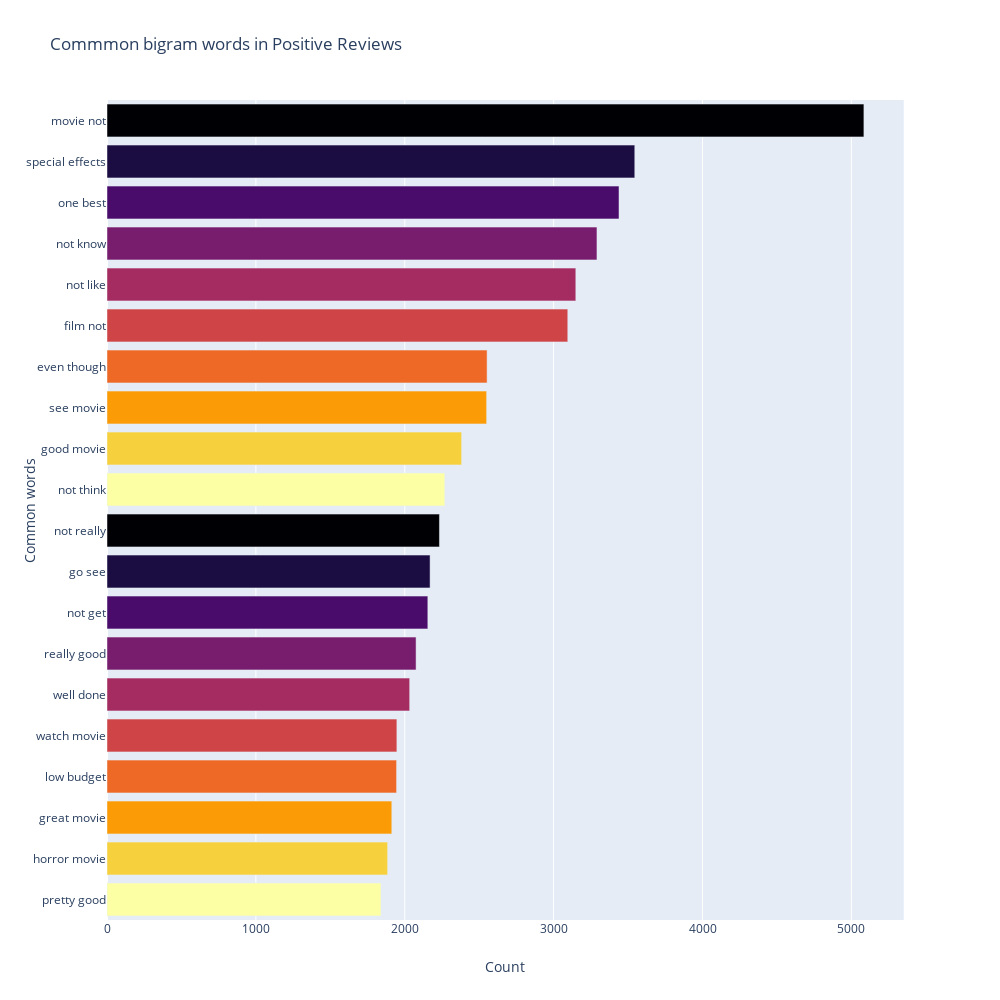

This figure's notebook cell:
### Markdown cell above
![image-2.png](attachment:image-2.png)

### Code cell
most_common_word = get_top_text(df.Reviews_clean[df['Ratings']>=7], 20, 2)
most_common_word = dict(most_common_word)

temp = pd.DataFrame(columns = ['Common_words', 'Count'])
temp['Common_words'] = list(most_common_word.keys())
temp['Count'] = list(most_common_word.values())

fig = px.bar(temp, x = 'Count', y = 'Common_words', title = 'Commmon bigram words in Positive Reviews', orientation='h', 
             width = 1000, height = 1000, color = 'Common_words', labels = {'Common_words': 'Common words'}, 
             color_discrete_sequence = px.colors.sequential.Inferno)

fig.update_layout(showlegend=False)
fig.show()

### Figure 1 — Plotly figure (JSON) as saved in the notebook; plotly's stock layout.template omitted (floating-point values rounded to 4 significant figures)
{"data": [{"alignmentgroup": "True", "hoverlabel": {"namelength": 0}, "hovertemplate": "Common words=%{y}<br>Count=%{x}", "legendgroup": "Common words=movie not", "marker": {"color": "#000004"}, "name": "Common words=movie not", "offsetgroup": "Common words=movie not", "orientation": "h", "showlegend": true, "textposition": "auto", "type": "bar", "x": [5084], "xaxis": "x", "y": ["movie not"], "yaxis": "y"}, {"alignmentgroup": "True", "hoverlabel": {"namelength": 0}, "hovertemplate": "Common words=%{y}<br>Count=%{x}", "legendgroup": "Common words=special effects", "marker": {"color": "#1b0c41"}, "name": "Common words=special effects", "offsetgroup": "Common words=special effects", "orientation": "h", "showlegend": true, "textposition": "auto", "type": "bar", "x": [3545], "xaxis": "x", "y": ["special effects"], "yaxis": "y"}, {"alignmentgroup": "True", "hoverlabel": {"namelength": 0}, "hovertemplate": "Common words=%{y}<br>Count=%{x}", "legendgroup": "Common words=one best", "marker": {"color": "#4a0c6b"}, "name": "Common words=one best", "offsetgroup": "Common words=one best", "orientation": "h", "showlegend": true, "textposition": "auto", "type": "bar", "x": [3439], "xaxis": "x", "y": ["one best"], "yaxis": "y"}, {"alignmentgroup": "True", "hoverlabel": {"namelength": 0}, "hovertemplate": "Common words=%{y}<br>Count=%{x}", "legendgroup": "Common words=not know", "marker": {"color": "#781c6d"}, "name": "Common words=not know", "offsetgroup": "Common words=not know", "orientation": "h", "showlegend": true, "textposition": "auto", "type": "bar", "x": [3291], "xaxis": "x", "y": ["not know"], "yaxis": "y"}, {"alignmentgroup": "True", "hoverlabel": {"namelength": 0}, "hovertemplate": "Common words=%{y}<br>Count=%{x}", "legendgroup": "Common words=not like", "marker": {"color": "#a52c60"}, "name": "Common words=not like", "offsetgroup": "Common words=not like", "orientation": "h", "showlegend": true, "textposition": "auto", "type": "bar", "x": [3149], "xaxis": "x", "y": ["not like"], "yaxis": "y"}, {"alignmentgroup": "True", "hoverlabel": {"namelength": 0}, "hovertemplate": "Common words=%{y}<br>Count=%{x}", "legendgroup": "Common words=film not", "marker": {"color": "#cf4446"}, "name": "Common words=film not", "offsetgroup": "Common words=film not", "orientation": "h", "showlegend": true, "textposition": "auto", "type": "bar", "x": [3095], "xaxis": "x", "y": ["film not"], "yaxis": "y"}, {"alignmentgroup": "True", "hoverlabel": {"namelength": 0}, "hovertemplate": "Common words=%{y}<br>Count=%{x}", "legendgroup": "Common words=even though", "marker": {"color": "#ed6925"}, "name": "Common words=even though", "offsetgroup": "Common words=even though", "orientation": "h", "showlegend": true, "textposition": "auto", "type": "bar", "x": [2553], "xaxis": "x", "y": ["even though"], "yaxis": "y"}, {"alignmentgroup": "True", "hoverlabel": {"namelength": 0}, "hovertemplate": "Common words=%{y}<br>Count=%{x}", "legendgroup": "Common words=see movie", "marker": {"color": "#fb9b06"}, "name": "Common words=see movie", "offsetgroup": "Common words=see movie", "orientation": "h", "showlegend": true, "textposition": "auto", "type": "bar", "x": [2550], "xaxis": "x", "y": ["see movie"], "yaxis": "y"}, {"alignmentgroup": "True", "hoverlabel": {"namelength": 0}, "hovertemplate": "Common words=%{y}<br>Count=%{x}", "legendgroup": "Common words=good movie", "marker": {"color": "#f7d13d"}, "name": "Common words=good movie", "offsetgroup": "Common words=good movie", "orientation": "h", "showlegend": true, "textposition": "auto", "type": "bar", "x": [2382], "xaxis": "x", "y": ["good movie"], "yaxis": "y"}, {"alignmentgroup": "True", "hoverlabel": {"namelength": 0}, "hovertemplate": "Common words=%{y}<br>Count=%{x}", "legendgroup": "Common words=not think", "marker": {"color": "#fcffa4"}, "name": "Common words=not think", "offsetgroup": "Common words=not think", "orientation": "h", "showlegend": true, "textposition": "auto", "type": "bar", "x": [2269], "xaxis": "x", "y": ["not think"], "yaxis": "y"}, {"alignmentgroup": "True", "hoverlabel": {"namelength": 0}, "hovertemplate": "Common words=%{y}<br>Count=%{x}", "legendgroup": "Common words=not really", "marker": {"color": "#000004"}, "name": "Common words=not really", "offsetgroup": "Common words=not really", "orientation": "h", "showlegend": true, "textposition": "auto", "type": "bar", "x": [2233], "xaxis": "x", "y": ["not really"], "yaxis": "y"}, {"alignmentgroup": "True", "hoverlabel": {"namelength": 0}, "hovertemplate": "Common words=%{y}<br>Count=%{x}", "legendgroup": "Common words=go see", "marker": {"color": "#1b0c41"}, "name": "Common words=go see", "offsetgroup": "Common words=go see", "orientation": "h", "showlegend": true, "textposition": "auto", "type": "bar", "x": [2170], "xaxis": "x", "y": ["go see"], "yaxis": "y"}, {"alignmentgroup": "True", "hoverlabel": {"namelength": 0}, "hovertemplate": "Common words=%{y}<br>Count=%{x}", "legendgroup": "Common words=not get", "marker": {"color": "#4a0c6b"}, "name": "Common words=not get", "offsetgroup": "Common words=not get", "orientation": "h", "showlegend": true, "textposition": "auto", "type": "bar", "x": [2155], "xaxis": "x", "y": ["not get"], "yaxis": "y"}, {"alignmentgroup": "True", "hoverlabel": {"namelength": 0}, "hovertemplate": "Common words=%{y}<br>Count=%{x}", "legendgroup": "Common words=really good", "marker": {"color": "#781c6d"}, "name": "Common words=really good", "offsetgroup": "Common words=really good", "orientation": "h", "showlegend": true, "textposition": "auto", "type": "bar", "x": [2076], "xaxis": "x", "y": ["really good"], "yaxis": "y"}, {"alignmentgroup": "True", "hoverlabel": {"namelength": 0}, "hovertemplate": "Common words=%{y}<br>Count=%{x}", "legendgroup": "Common words=well done", "marker": {"color": "#a52c60"}, "name": "Common words=well done", "offsetgroup": "Common words=well done", "orientation": "h", "showlegend": true, "textposition": "auto", "type": "bar", "x": [2033], "xaxis": "x", "y": ["well done"], "yaxis": "y"}, {"alignmentgroup": "True", "hoverlabel": {"namelength": 0}, "hovertemplate": "Common words=%{y}<br>Count=%{x}", "legendgroup": "Common words=watch movie", "marker": {"color": "#cf4446"}, "name": "Common words=watch movie", "offsetgroup": "Common words=watch movie", "orientation": "h", "showlegend": true, "textposition": "auto", "type": "bar", "x": [1947], "xaxis": "x", "y": ["watch movie"], "yaxis": "y"}, {"alignmentgroup": "True", "hoverlabel": {"namelength": 0}, "hovertemplate": "Common words=%{y}<br>Count=%{x}", "legendgroup": "Common words=low budget", "marker": {"color": "#ed6925"}, "name": "Common words=low budget", "offsetgroup": "Common words=low budget", "orientation": "h", "showlegend": true, "textposition": "auto", "type": "bar", "x": [1945], "xaxis": "x", "y": ["low budget"], "yaxis": "y"}, {"alignmentgroup": "True", "hoverlabel": {"namelength": 0}, "hovertemplate": "Common words=%{y}<br>Count=%{x}", "legendgroup": "Common words=great movie", "marker": {"color": "#fb9b06"}, "name": "Common words=great movie", "offsetgroup": "Common words=great movie", "orientation": "h", "showlegend": true, "textposition": "auto", "type": "bar", "x": [1913], "xaxis": "x", "y": ["great movie"], "yaxis": "y"}, {"alignmentgroup": "True", "hoverlabel": {"namelength": 0}, "hovertemplate": "Common words=%{y}<br>Count=%{x}", "legendgroup": "Common words=horror movie", "marker": {"color": "#f7d13d"}, "name": "Common words=horror movie", "offsetgroup": "Common words=horror movie", "orientation": "h", "showlegend": true, "textposition": "auto", "type": "bar", "x": [1885], "xaxis": "x", "y": ["horror movie"], "yaxis": "y"}, {"alignmentgroup": "True", "hoverlabel": {"namelength": 0}, "hovertemplate": "Common words=%{y}<br>Count=%{x}", "legendgroup": "Common words=pretty good", "marker": {"color": "#fcffa4"}, "name": "Common words=pretty good", "offsetgroup": "Common words=pretty good", "orientation": "h", "showlegend": true, "textposition": "auto", "type": "bar", "x": [1840], "xaxis": "x", "y": ["pretty good"], "yaxis": "y"}], "layout": {"barmode": "relative", "height": 1000, "legend": {"tracegroupgap": 0}, "showlegend": false, "title": {"text": "Commmon bigram words in Positive Reviews"}, "width": 1000, "xaxis": {"anchor": "y", "domain": [0, 0.98], "title": {"text": "Count"}}, "yaxis": {"anchor": "x", "categoryarray": ["pretty good", "horror movie", "great movie", "low budget", "watch movie", "well done", "really good", "not get", "go see", "not really", "not think", "good movie", "see movie", "even though", "film not", "not like", "not know", "one best", "special effects", "movie not"], "categoryorder": "array", "domain": [0, 1], "title": {"text": "Common words"}}}}
